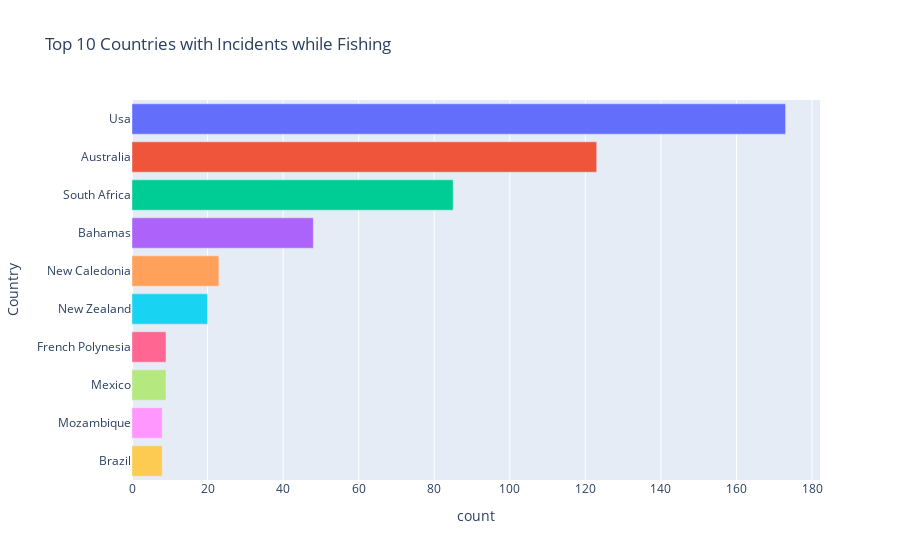

Notebook code for this chart:
### Code cell
top_n = 10
fig = px.bar(
    fishing_by_country.head(top_n),
    x='count', y='Country',
    orientation='h',
    title=f'Top {top_n} Countries with Incidents while Fishing',
    color='Country'
)
fig.update_layout(showlegend=False)
fig.show()

### Figure 1 — Plotly figure (JSON) as saved in the notebook; plotly's stock layout.template omitted (floating-point values rounded to 4 significant figures)
{"data": [{"alignmentgroup": "True", "hovertemplate": "Country=%{y}<br>count=%{x}<extra></extra>", "legendgroup": "Usa", "marker": {"color": "#636efa", "pattern": {"shape": ""}}, "name": "Usa", "offsetgroup": "Usa", "orientation": "h", "showlegend": true, "textposition": "auto", "type": "bar", "x": [173], "xaxis": "x", "y": ["Usa"], "yaxis": "y"}, {"alignmentgroup": "True", "hovertemplate": "Country=%{y}<br>count=%{x}<extra></extra>", "legendgroup": "Australia", "marker": {"color": "#EF553B", "pattern": {"shape": ""}}, "name": "Australia", "offsetgroup": "Australia", "orientation": "h", "showlegend": true, "textposition": "auto", "type": "bar", "x": [123], "xaxis": "x", "y": ["Australia"], "yaxis": "y"}, {"alignmentgroup": "True", "hovertemplate": "Country=%{y}<br>count=%{x}<extra></extra>", "legendgroup": "South Africa", "marker": {"color": "#00cc96", "pattern": {"shape": ""}}, "name": "South Africa", "offsetgroup": "South Africa", "orientation": "h", "showlegend": true, "textposition": "auto", "type": "bar", "x": [85], "xaxis": "x", "y": ["South Africa"], "yaxis": "y"}, {"alignmentgroup": "True", "hovertemplate": "Country=%{y}<br>count=%{x}<extra></extra>", "legendgroup": "Bahamas", "marker": {"color": "#ab63fa", "pattern": {"shape": ""}}, "name": "Bahamas", "offsetgroup": "Bahamas", "orientation": "h", "showlegend": true, "textposition": "auto", "type": "bar", "x": [48], "xaxis": "x", "y": ["Bahamas"], "yaxis": "y"}, {"alignmentgroup": "True", "hovertemplate": "Country=%{y}<br>count=%{x}<extra></extra>", "legendgroup": "New Caledonia", "marker": {"color": "#FFA15A", "pattern": {"shape": ""}}, "name": "New Caledonia", "offsetgroup": "New Caledonia", "orientation": "h", "showlegend": true, "textposition": "auto", "type": "bar", "x": [23], "xaxis": "x", "y": ["New Caledonia"], "yaxis": "y"}, {"alignmentgroup": "True", "hovertemplate": "Country=%{y}<br>count=%{x}<extra></extra>", "legendgroup": "New Zealand", "marker": {"color": "#19d3f3", "pattern": {"shape": ""}}, "name": "New Zealand", "offsetgroup": "New Zealand", "orientation": "h", "showlegend": true, "textposition": "auto", "type": "bar", "x": [20], "xaxis": "x", "y": ["New Zealand"], "yaxis": "y"}, {"alignmentgroup": "True", "hovertemplate": "Country=%{y}<br>count=%{x}<extra></extra>", "legendgroup": "French Polynesia", "marker": {"color": "#FF6692", "pattern": {"shape": ""}}, "name": "French Polynesia", "offsetgroup": "French Polynesia", "orientation": "h", "showlegend": true, "textposition": "auto", "type": "bar", "x": [9], "xaxis": "x", "y": ["French Polynesia"], "yaxis": "y"}, {"alignmentgroup": "True", "hovertemplate": "Country=%{y}<br>count=%{x}<extra></extra>", "legendgroup": "Mexico", "marker": {"color": "#B6E880", "pattern": {"shape": ""}}, "name": "Mexico", "offsetgroup": "Mexico", "orientation": "h", "showlegend": true, "textposition": "auto", "type": "bar", "x": [9], "xaxis": "x", "y": ["Mexico"], "yaxis": "y"}, {"alignmentgroup": "True", "hovertemplate": "Country=%{y}<br>count=%{x}<extra></extra>", "legendgroup": "Mozambique", "marker": {"color": "#FF97FF", "pattern": {"shape": ""}}, "name": "Mozambique", "offsetgroup": "Mozambique", "orientation": "h", "showlegend": true, "textposition": "auto", "type": "bar", "x": [8], "xaxis": "x", "y": ["Mozambique"], "yaxis": "y"}, {"alignmentgroup": "True", "hovertemplate": "Country=%{y}<br>count=%{x}<extra></extra>", "legendgroup": "Brazil", "marker": {"color": "#FECB52", "pattern": {"shape": ""}}, "name": "Brazil", "offsetgroup": "Brazil", "orientation": "h", "showlegend": true, "textposition": "auto", "type": "bar", "x": [8], "xaxis": "x", "y": ["Brazil"], "yaxis": "y"}], "layout": {"barmode": "relative", "legend": {"title": {"text": "Country"}, "tracegroupgap": 0}, "showlegend": false, "title": {"text": "Top 10 Countries with Incidents while Fishing"}, "xaxis": {"anchor": "y", "domain": [0, 1], "title": {"text": "count"}}, "yaxis": {"anchor": "x", "categoryarray": ["Brazil", "Mozambique", "Mexico", "French Polynesia", "New Zealand", "New Caledonia", "Bahamas", "South Africa", "Australia", "Usa"], "categoryorder": "array", "domain": [0, 1], "title": {"text": "Country"}}}}
